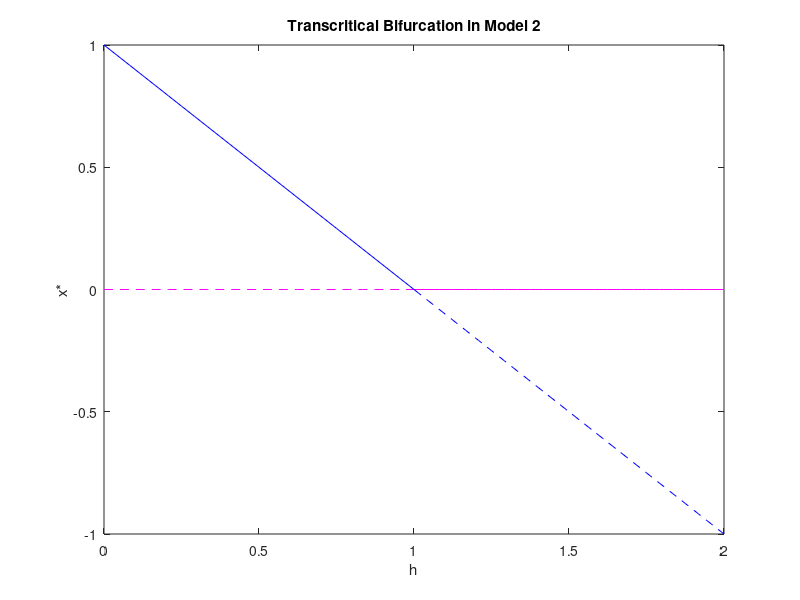

MATLAB code for this plot:
function bifurcation2

%This script produces a bifurcation diagram for the system in model 2
%It's a transcritical bifurcation

h  = linspace(0,2,25);      % In order to change the linespec of the fixed
h_l = linspace(0,1,25);     % evaluated, an array of h must be created, 
h_r = linspace(1,2,25);     % instead of just a range.

% h_l exists to the left of the critical h value, while h_r exists to the
% right of the critical h value.

f1 =@(h) 0;                 %Equilibrium points
f2 =@(h) 1 - h;


plot(h_l,zeros(size(h_l)),'m--',h_r,zeros(size(h_r)),'m-')
hold on
plot(h_l,f2(h_l),'b',h_r,f2(h_r),'b--')




%% Solid lines represent when fixed point is stable, and dashed
%% lines represent when the fixed point is unstable.

  
ylim([-1 1])

title('Transcritical Bifurcation in Model 2')
xlabel('h')
ylabel('x*')

